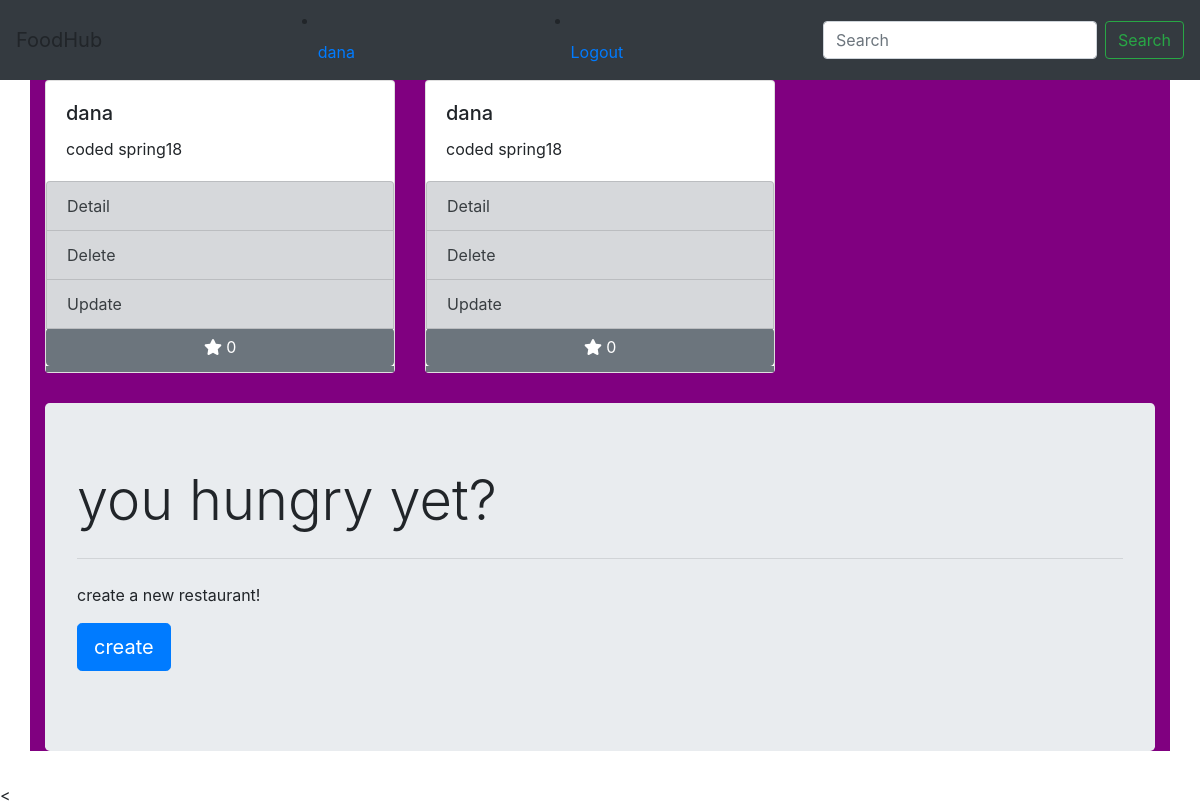
Before: /restaurants_list/ (signed in) with the older database file.
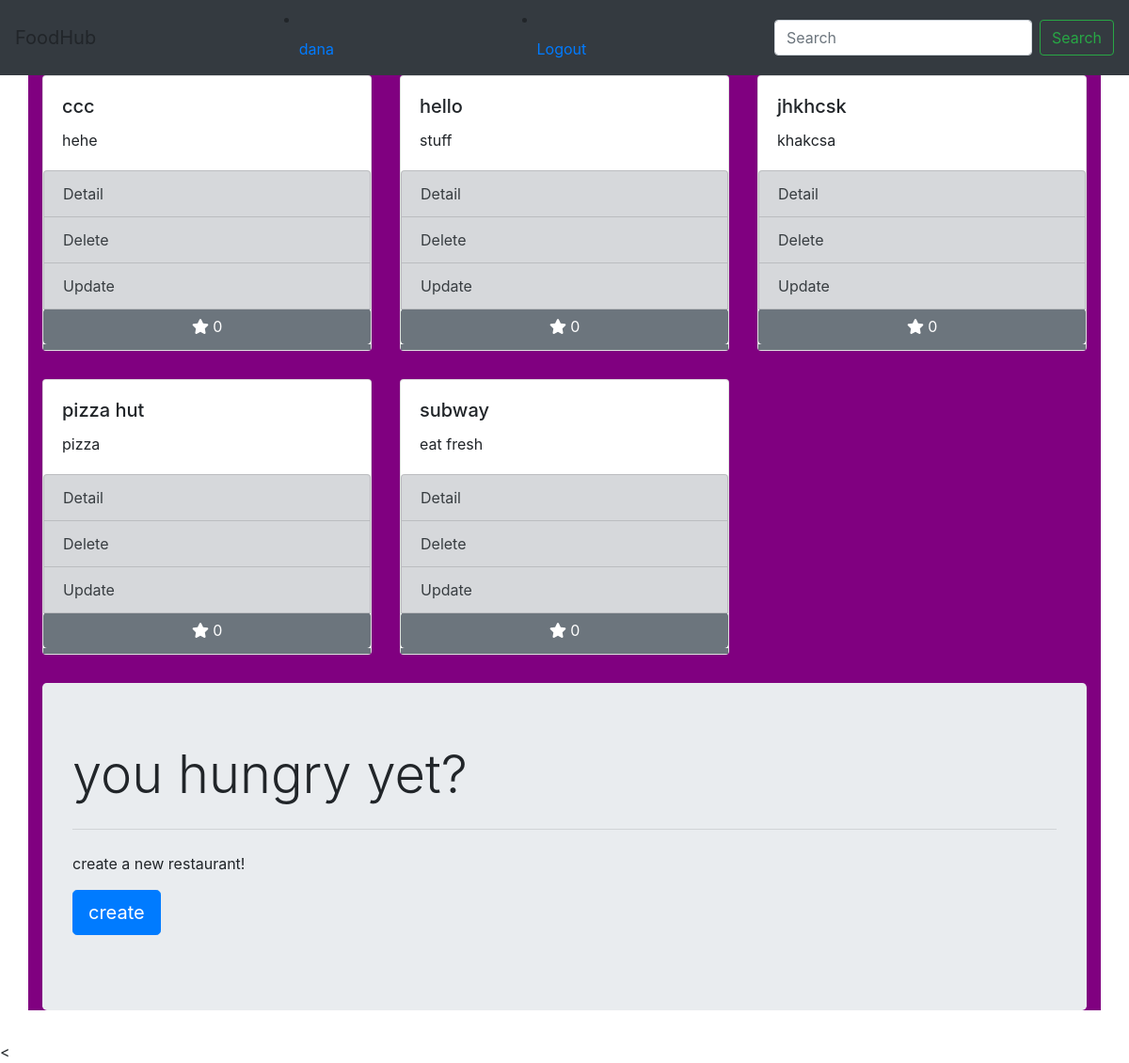
After: the same page with the newer database file.
### restaurants/models.py (models this page shows, shortened)
class Restaurant(models.Model):
	name = models.CharField(max_length = 25)
	description = models.TextField()
	image = models.ImageField(null=True)
	opening_time = models.TimeField(null=True)
	closing_time = models.TimeField(null=True)
	publish_date = models.DateField(null=True)
	owner = models.ForeignKey(User, on_delete=models.CASCADE)

### restaurants/views.py (the view)
# urls.py: path('restaurants_list/', views.list, name="go_back"),
def list(request):
	if(request.user.is_anonymous):
			return redirect('login')
	object_list = Restaurant.objects.all()
	object_list = object_list.order_by('publish_date', 'name')
	query = request.GET.get('q')
	if query:
		object_list = object_list.filter(name__contains=query)
	context = {
		"restaurants": object_list
		}
	return render(request, 'firstone.html', context)

### restaurants/templates/firstone.html (shortened to what this page needs)
{% extends "base.html" %}
{% block info %}
<div class="row">
{% for item in restaurants %}
	<div class="col-md-4 card-list">
		<div class="card">
		  <div class="card-body">
		    <h5 class="card-title">{{item.name}}</h5>
		    <p class="card-text">{{item.description}}</p>
		  </div>
		  <div class="list-group">
			  <a href="{% url 'restaurant_detail' detail_id=item.id %}" class="list-group-item list-group-item-action list-group-item-secondary">Detail</a>
			  <a href="{% url 'restaurant_delete' delete_id=item.id %}" class="list-group-item list-group-item-action list-group-item-secondary">Delete</a>
			  <a href="{% url 'restaurant_update' restaurant_id=item.id %}" class="list-group-item list-group-item-action list-group-item-secondary">Update</a>
			  <button class="btn btn-secondary custom-button" onclick="favoritebutton({{item.id}})">
			  	<i id="fav-shape-{{item.id}}" class="fas fa-star"></i>
			  	<span id="fav-text-{{item.id}}">{{item.favoriterestaurant_set.count}}</span>
			  </button>
			  <span class="border border-secondary"></span>
			  <span class="border border-secondary"></span>
			  <span class="border border-secondary"></span>
			</div>
		</div>
	</div>
{% endfor %}
</div>
<div class="jumbotron">
  <h1 class="display-4">you hungry yet?</h1>
  <hr class="my-4">
  <p>create a new restaurant!</p>
  <p class="lead">
    <a class="btn btn-primary btn-lg" href="{% url 'create_restaurant' %}" role="button">create</a>
  </p>
</div>
{% endblock info %}

### restaurants/templates/base.html (shortened to what this page needs)
<!DOCTYPE html>
{% load static %}
<html lang="en">
<head>
	<link rel="stylesheet" href="https://maxcdn.bootstrapcdn.com/bootstrap/4.0.0/css/bootstrap.min.css">
	<link rel="stylesheet" type="text/css" href="{% static 'style.css' %}">
</head>
<body>
	<nav class="navbar navbar-dark bg-dark" justify-content-between">
	  <a class="navbar-brand">FoodHub</a>
	  	{% if request.user.is_authenticated %}
	  	<li class="nav-item">
	  		 <a class="nav-link" href="">{{request.user}}</a>
	  	</li>
	<li class="nav-item">
		<a class="nav-link" href="{% url 'logout' %}">Logout</a>
	</li>
	{% endif %}
	  <form class="form-inline">
	    <input class="form-control mr-sm-2" type="search" placeholder="Search" aria-label="Search" name="q">
	    <button class="btn btn-outline-success my-2 my-sm-0" type="submit">Search</button>
	  </form>
	</nav>
	<div class="container create-background">
	{% block info %}
	{% endblock info %}
	</div>
 <
</body>
</html>

### restaurants/static/style.css (style rules this page uses)
.card-list { margin-bottom: 30px; }
.create-background { background-color: purple; }

Changed rows visible on the page:
removed Restaurant: name "dana", description "coded spring18", favoriterestaurant_set.count "0"
removed Restaurant: name "dana", description "coded spring18", favoriterestaurant_set.count "0"
added Restaurant: name "ccc", description "hehe", favoriterestaurant_set.count "0"
added Restaurant: name "hello", description "stuff", favoriterestaurant_set.count "0"
added Restaurant: name "jhkhcsk", description "khakcsa", favoriterestaurant_set.count "0"
added Restaurant: name "pizza hut", description "pizza", favoriterestaurant_set.count "0"
added Restaurant: name "subway", description "eat fresh", favoriterestaurant_set.count "0"
